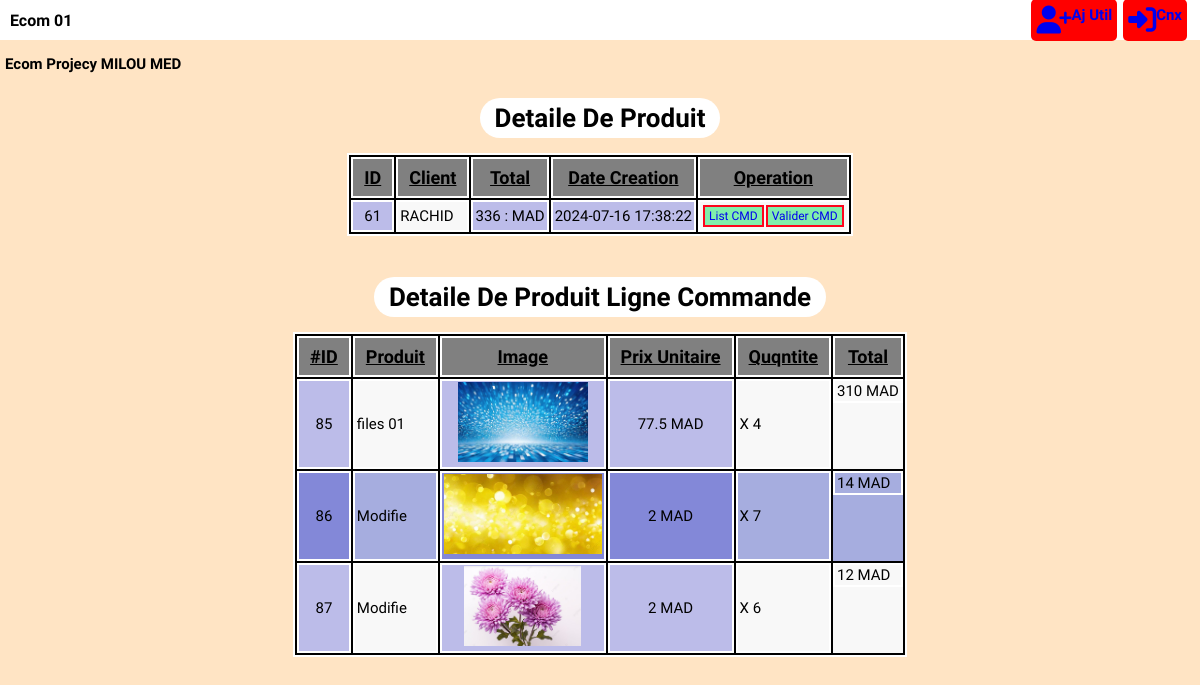
The page /commandeOne.php?id_cmd=61 on the database its author committed.
### tables this page shows
CREATE TABLE `ec_cmd` (
  `id` int(11) NOT NULL,
  `id_u` int(11) DEFAULT NULL,
  `total` float DEFAULT NULL,
  `date_create` datetime DEFAULT current_timestamp(),
  `valid` int(11) DEFAULT 0
);

CREATE TABLE `ec_user` (
  `id_u` int(11) NOT NULL,
  `login_u` varchar(255) DEFAULT NULL,
  `password_u` varchar(255) DEFAULT NULL,
  `date_crate_u` datetime DEFAULT NULL
);

CREATE TABLE `ec_ligne_cmd` (
  `id` int(11) NOT NULL,
  `id_p` int(11) DEFAULT NULL,
  `prix` float DEFAULT NULL,
  `qtt` int(11) DEFAULT NULL,
  `total` double DEFAULT NULL,
  `id_cmd` int(11) DEFAULT NULL
);

CREATE TABLE `ec_prod` (
  `id_p` int(11) NOT NULL,
  `libelle` varchar(255) DEFAULT NULL,
  `prix` double DEFAULT NULL,
  `discont` int(11) DEFAULT NULL,
  `id_cg` int(11) DEFAULT NULL,
  `date_crate_p` datetime DEFAULT NULL,
  `econ_c` varchar(200) DEFAULT NULL,
  `image_p` varchar(200) DEFAULT NULL
);

### commandeOne.php (the view, shortened to what this page needs)
<?php
require_once "databaseEcom.php";
if (isset($_GET["id_cmd"])) {
    $id_cmd = $_GET["id_cmd"];
    $sql = $pdo->prepare("SELECT cm.*,u.login_u as 'name' FROM `ec_cmd` cm inner join ec_user u on cm.id_u=u.id_u where  cm.id = ? order by  cm.date_create desc ");
    $sql->execute([$id_cmd]);
    $donnes = $sql->fetch(PDO::FETCH_ASSOC);
}
?>
<!DOCTYPE html>
<html lang="en">
<head>
    <link rel="stylesheet" href="css/style.css">
</head>
<body>
    <?php include_once ("nav.php") ?>
    <div class="container-global">
        <h2>Ecom Projecy MILOU MED</h2>
        <div class='center-table'>
            <h4>Detaile De Produit </h4>
            <div class="crat-ling-cmd">
                <?php if (empty($donnes)) {
                    ?>
                    <div class="label-info  ">
                        Pas De Detaile Pour Id = <?= $_GET["id_cmd"]; ?>
                    </div>
                    <?php
                } else { ?>
                    <table>
                        <thead>
                            <tr>
                                <th>ID</th>
                                <th>Client</th>
                                <th>Total</th>
                                <th>Date Creation</th>
                                <th>Operation</th>
                            </tr>
                        </thead>
                        <tbody>
                            <tr>
                                <td><?php echo $donnes["id"]; ?></td>
                                <td><?php echo strtoupper($donnes["name"]); ?></td>
                                <td><?php echo $donnes["total"] . " : MAD"; ?></td>
                                <td><?php echo $donnes["date_create"]; ?></td>
                                <td>
                                    <a class="btn btn-edit" href="commandes.php">List CMD</a>
                                    <?php
                                    if ($donnes["valid"]) {
                                        ?>
                                        <a class="btn btn-edit" href="anuller_valider_CMD.php?id_cmd=<?=$donnes["id"] ?>&etat=0">Anuller CMD</a>
                                    <?php
                                    } else {
                                        ?>
                                        <a class="btn btn-edit" href="anuller_valider_CMD.php?id_cmd=<?=$donnes["id"] ?>&etat=1">Valider CMD</a>
                                <?php } ?>
                                </td>
                            </tr>
                        </tbody>
                    </table>
                    <br> <br>
                    <h4>Detaile De Produit Ligne Commande</h4>
                    <table>
                        <thead>
                            <tr>
                                <th>#ID</th>
                                <th>Produit</th>
                                <th>Image</th>
                                <th>Prix Unitaire</th>
                                <th>Quqntite</th>
                                <th>Total</th>
                            </tr>
                        </thead>
                        <tbody>
                            <?php
                            $sql = $pdo->prepare("SELECT l.*,p.image_p as 'img', p.libelle as lbl FROM `ec_ligne_cmd` l  inner join ec_prod p on l.id_p=p.id_p  where  l.id_cmd =? ");
                            $sql->execute([$id_cmd]);
                            $lign_cmds = $sql->fetchAll(PDO::FETCH_OBJ);
                            foreach ($lign_cmds as $cmd):
                                ?>
                                <tr>
                                    <td><?php echo $cmd->id; ?></td>
                                    <td><?php echo $cmd->lbl; ?></td>
                                    <td><img src="<?php echo $cmd->img; ?>" alt="img prod"></td>
                                    <td><?php echo $cmd->prix . " MAD"; ?></td>
                                    <td><?php echo "X " . $cmd->qtt; ?></td>
                                    <td><?php echo $cmd->total . " MAD"; ?></td>
                                </tr>
                                <?php
                            endforeach;
                            ?>
                        </tbody>
                    </table>
                <?php } ?>
            </div>
        </div>
    </div>
</body>
</html>

### nav.php (shortened to what this page needs)
<?php
$connecte = false;
?>
<link rel="stylesheet" href="css/style.css">
<link rel="stylesheet" href="fonts\fontawesome-free-6.5.2-web(1)\fontawesome-free-6.5.2-web\css\all.min.css">
<nav class=" nav-bar">
    <span class="logo">
        Ecom 01
    </span>
    <li class="list-nav">
        <ul class="<?= basename($_SERVER["PHP_SELF"]) == 'index.php' ? 'active' : ''; ?>">
            <a href="index.php"><i class="fa-solid fa-user-plus"></i>Aj Util</a>
        </ul>
        <?php
        if ($connecte) {
            ?>
            <ul class="<?= basename($_SERVER["PHP_SELF"]) == 'ajouter_prod.php' ? 'active' : ''; ?>">
                <a href="ajouter_prod.php"><i class="fa-solid fa-cart-arrow-down"></i>Aj Prod</a>
            </ul>
            <ul class="<?= basename($_SERVER["PHP_SELF"]) == 'ajouter_categore.php' ? 'active' : ''; ?>">
                <a href="ajouter_categore.php"><i class="fa-solid fa-cart-flatbed"></i>Aj Catego</a>
            </ul>
            <ul class="<?= basename($_SERVER["PHP_SELF"]) == 'categorie.php' ? 'active' : ''; ?>">
                <a href="categorie.php"><i class="fa-solid fa-icons"></i>Lt Catg</a>
            </ul>
            <ul class="<?= basename($_SERVER["PHP_SELF"]) == 'produit.php' ? 'active' : ''; ?>">
                <a href="produit.php"><i class="fa-solid fa-cubes-stacked"></i>Lt Prod</a>
            </ul>
            <ul class="<?= basename($_SERVER["PHP_SELF"]) == 'commandes.php' ? 'active' : ''; ?>">
                <a href="commandes.php"><i class="fa-solid fa-barcode"></i>Cmd</a>
            </ul>
            <ul class="<?= basename($_SERVER["PHP_SELF"]) == 'deconexion.php' ? 'active' : ''; ?>">
                <a href="deconexion.php"><i class="fa-solid fa-right-from-bracket"></i>Dec </a>
            </ul>
            <?php
        } else {
            ?>
            <ul>
                <a href="connextion.php"><i class="fa-solid fa-right-to-bracket"></i>Cnx</a>
            </ul>
        <?php } ?>
    </li>
</nav>

### CSS/style.css (style rules this page uses)
* { margin: 0; padding: 0; box-sizing: border-box; list-style: none; font-family: "Playwrite IT Moderna", cursive; font-size: 15px; }
a { text-decoration: none; }
body { background-color: bisque; }
.btn { padding: 2px 4px; font-size: 12px; margin: 2px 1px; border: 2px solid #ff031b; cursor: pointer; }
.btn-edit { background-color: #81eeac; }
i { font-size: 28px; }
.container-global { padding: 5px; margin: 10px auto; }
.nav-bar { display: flex; justify-content: space-between; padding: 0 10px; height: 40px; background-color: white; }
.nav-bar .list-nav, .nav-bar .logo { display: flex; justify-content: center; align-items: center; font-size: 16px; font-weight: bold; }
.nav-bar .list-nav ul a { padding: 7px 5px; margin: 0px 3px; border-radius: 5px; background-color: red; display: flex; flex-wrap: nowrap; }
.nav-bar .logo { transition: .2s; }
* { z-index: 5; }
.crat-ling-cmd table { margin: 0 auto; }
.crat-ling-cmd img { height: 80px; }

### rows shown on the page
ec_cmd: id "61", id_u.login_u "RACHID", total "336", date_create "2024-07-16 17:38:22"
ec_ligne_cmd: id "85", id_p.libelle "files 01", id_p.image_p (picture), prix "77.5", qtt "4", total "310"
ec_ligne_cmd: id "86", id_p.libelle "Modifie", id_p.image_p (picture), prix "2", qtt "7", total "14"
ec_ligne_cmd: id "87", id_p.libelle "Modifie", id_p.image_p (picture), prix "2", qtt "6", total "12"
